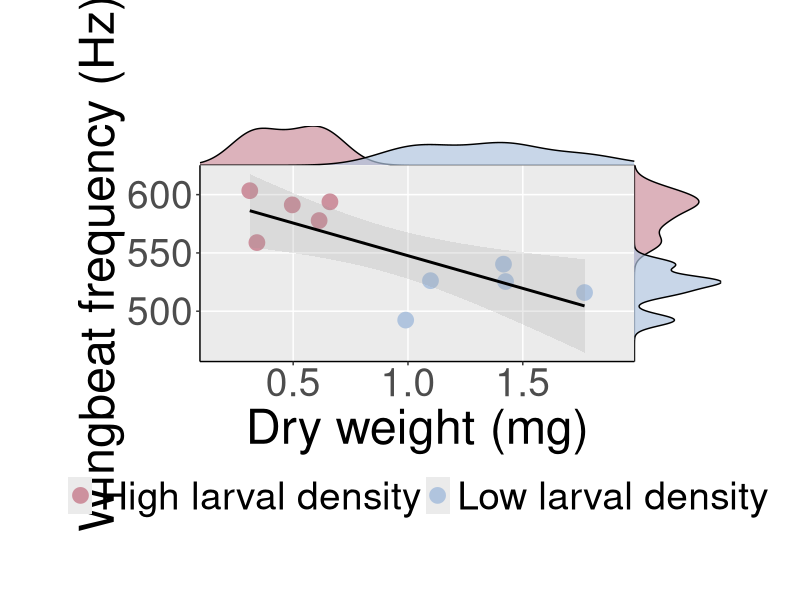
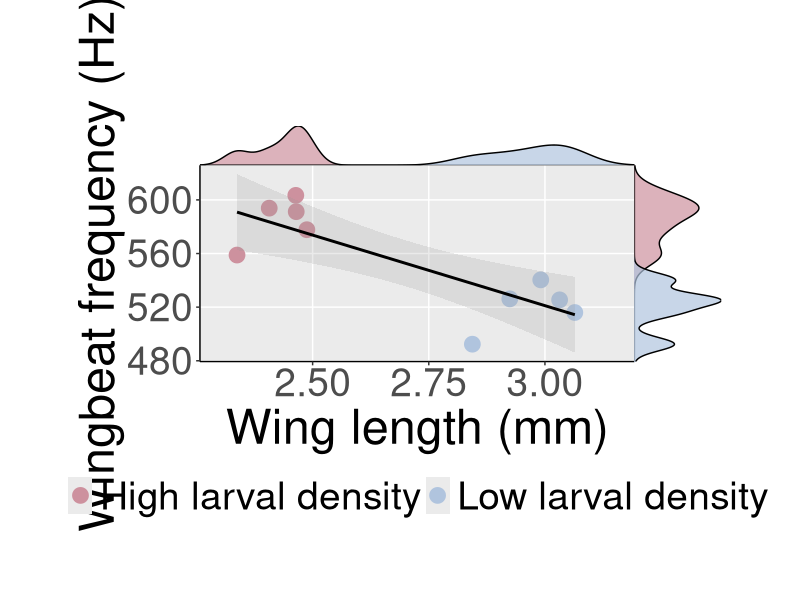
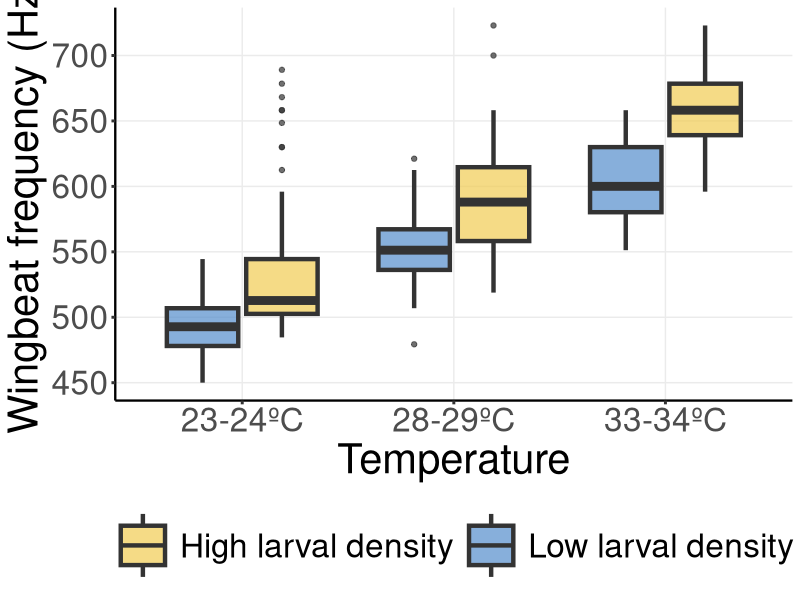

Write the R code that produced these figures, in order.
#Libraries required
library(cowplot) 
library(ggplot2)
library(lme4)
library(emmeans)

data_1 <- read.csv("data/data_1.csv")

t_wingLength <- t.test(data_1$WingLength ~ data_1$Density)

print(t_wingLength)

t_weight <- t.test(data_1$Weight ~ data_1$Density)

print(t_weight)

#---------------------------------------------------------------------------
data_2 <- read.csv("data/data_2.csv")

plot_scatter_density <- function(dt, x1, y1, xcolor, xlim, ylim, x_label, s_colors){
  
  # Main plot
  pmain <- ggplot(dt, aes_string(x = x1, y = y1, color = xcolor))+
    geom_point(aes_string(color=xcolor), size=5)+
    expand_limits(x=xlim, y=ylim)+
    scale_color_manual(values=s_colors, labels = c("High larval density", "Low larval density"))+
    scale_fill_manual(values=s_colors,
                      breaks=c("Low", "High"),
                      labels = c("High larval density", "Low larval density"))+
    geom_smooth(method=lm, color="black", alpha=0.2)+
    labs(x=x_label, y = "Wingbeat frequency (Hz)")+
    theme(legend.text=element_text(size=28))+
    theme(
      plot.background = element_blank()
      ,panel.grid.major = element_line(size = 0.5, linetype = 'solid')
      ,panel.grid.minor = element_blank()
      ,panel.border = element_blank()
      ,text = element_text(size=35),
      strip.background=element_rect(fill="black"),
      legend.position="bottom",
      legend.title = element_blank(),
      legend.background = element_blank(),
      axis.line.x = element_line(size=0.5),
      axis.line.y = element_line(size=0.5),
      plot.margin = margin(3.2,2,2,2, "cm")
    )
  # Marginal densities along x axis
  xdens <- axis_canvas(pmain, axis = "x")+
    geom_density(data = dt, aes_string(x = x1, fill = xcolor),
                 alpha = 0.7, size = 0.5)+
    scale_fill_manual(values=rev(s_colors),
                      breaks=c("Low", "High"),
                      labels = c("Low larval density", "High larval density"))
  
  # Marginal densities along y axis
  # Need to set coord_flip = TRUE, if you plan to use coord_flip()
  ydens <- axis_canvas(pmain, axis = "y", coord_flip = TRUE)+
    geom_density(data = dt, aes_string(x = y1, fill = xcolor),
                 alpha = 0.7, size = 0.5)+
    scale_fill_manual(values=rev(s_colors),
                      breaks=c("Low", "High"),
                      labels = c("Low larval density", "High larval density"))+
    coord_flip()
  
  p1n <- insert_xaxis_grob(pmain, xdens, grid::unit(.2, "null"), position = "top")
  p2n<- insert_yaxis_grob(p1n, ydens, grid::unit(.2, "null"), position = "right")
  
  print(ggdraw(p2n))
}
s_colors_female <- c("pink3", "lightsteelblue")

# Getting the mean weight and wing lenght for each mosquito
dtx <- as.data.frame(aggregate(list(data_2[,c("Temperature","Wbf")]), by=list(data_2$Mosquito_ID, 
                                                                              data_2$Density, 
                                                                              data_2$Weight, 
                                                                              data_2$WingLength), FUN=mean))
names(dtx) <- c("Mosquito","Density", "Weight", "WingLength", "Temperature","Wbf")


plot_scatter_density(dtx, "Weight", "Wbf", "Density", c(0.18, 1.9), c(500, 605), "Dry weight (mg)",s_colors =  s_colors_female)
plot_scatter_density(dtx, "WingLength", "Wbf", "Density", c(2.3, 3.15), c(500, 605), "Wing length (mm)",s_colors =  s_colors_female)
#---------------------------------------------------------------------------


lm_WL <- lm(Wbf ~ WingLength, data=dtx)
print(lm_WL)
print(summary(lm_WL))

print("----------------------------------------------------------")

lm_W <- lm(Wbf ~ Weight, data=dtx)
print(lm_W)
print(summary(lm_W))


#---------------------------------------------------------------------------
mod_ancova <- aov(Wbf ~ WingLength*Weight + Density, data=dtx)
print(summary(mod_ancova))


#---------------------------------------------------------------------------

print(t.test(data_2$Wbf ~ data_2$Density)) 



#---------------------------------------------------------------------------
re <- read.csv("data/data_3.csv")
vcol <- c("dodgerblue2",
          "lightsalmon2",
          "lightsteelblue",
          "plum3",
          "olivedrab3",
          "black",
          "darkorchid",
          "lightyellow4",
          "orangered",
          "green3","#597DBE", "#76BF72", "#AF85BE", "#C76E6E",
          "#f2c25a", "#597a17", "#0be66a","navajowhite2", "bisque1",
          "chocolate", "pink3", "magenta", "thistle1",
          "yellowgreen","gray84", "lavender", "yellow", "lightpink2",
          "mediumpurple", "lightsteelblue3", "#e8a23a", "#3ae894", "#2fc47c",
          "#a9f5d0", "#548DCB", "#F0CB52"
)

cols <- c("Low larval density" = vcol[35], "High larval density"=vcol[36])

re$Density <- factor(re$Density, levels = c("Low larval density", "High larval density"))

p1 <- ggplot(re, aes(x = Range, y = Wbf,fill=Density))+
  geom_boxplot(alpha=0.7, lwd=1.5)+
  xlab("Temperature") +
  ylab("Wingbeat frequency (Hz)") +
  #scale_color_manual(name="", labels=c("Large", "Small"))+
  #scale_color_grey()+
  #scale_fill_grey()+
  scale_fill_manual(values=cols,
                    breaks=c("Low larval density", "High larval density"),
                    labels = c("Low larval density", "High larval density"))+
  theme_bw()+
  guides(fill=guide_legend(reverse = TRUE))+
  theme(
    plot.background = element_blank()
    ,panel.grid.minor = element_blank()
    ,panel.border = element_blank(),
    text = element_text(size=30),
    legend.position = "bottom",#c(0.8, 0.176), 
    legend.title = element_blank(),
    legend.background = element_blank(),
    axis.line.x = element_line(size=.8),
    axis.line.y = element_line(size=.8),
    legend.key.width = unit(1.5,"cm"),
    legend.key.height= unit(2,"cm"),
    axis.ticks = element_line(size = 1)
  ) +
  #draws x and y axis line
  theme(axis.line = element_line(color = 'black'))

print(p1)

#---------------------------------------------------------------------------

re <- read.csv("data/data_4.csv")

re$Tray <- as.factor(re$Tray)
re$Density <- as.factor(re$Density)
re$Range <- as.factor(re$Range)

print("==============================================================")

model <- lmer(Wbf ~ Range + Density + Range:Density + (1|Tray), data=re)  

print(summary(model))
print("----------------------------------------------------")
print(anova(model))
print("----------------------------------------------------")
print(emmeans(model, pairwise ~ Range + Density + Range:Density, adjust = "tukey"))
